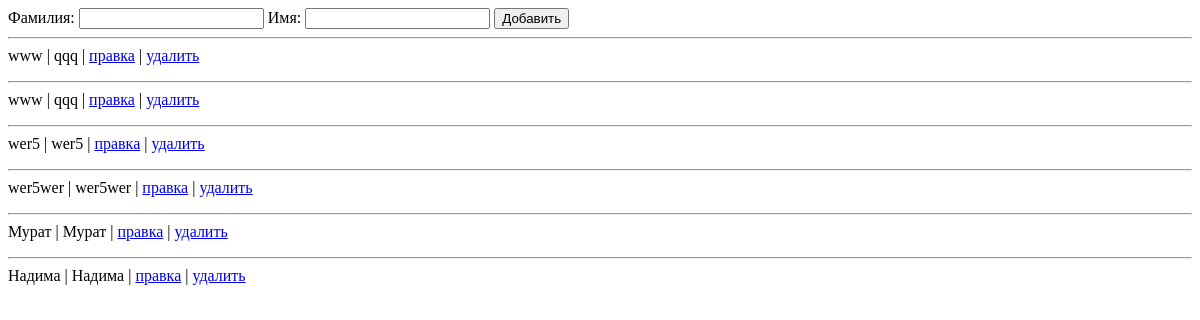
The app's page /, older data.
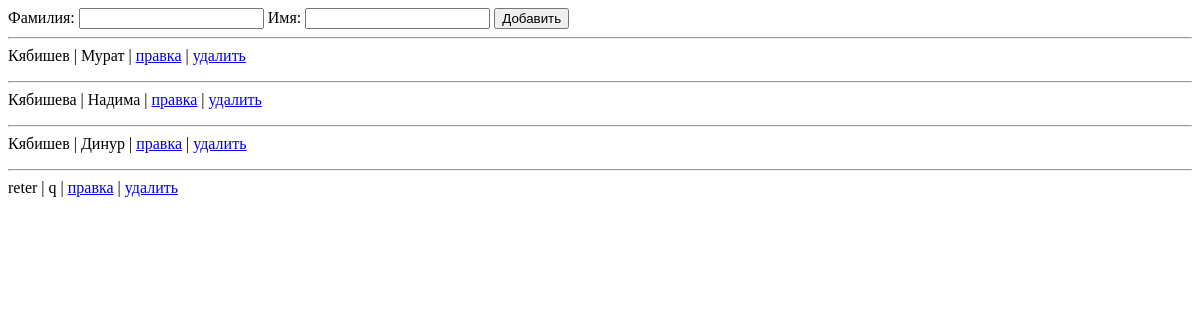
The same page, newer data.
### myApp/models.py (models this page shows, shortened)
class Clan(models.Model):
    m_fname = models.CharField(max_length=20)
    m_lname = models.CharField(max_length=30)

### myApp/views.py (the view)
# urls.py: path('', views.index, name='index'),
def index(request):
    form = FormClan()
    request_all = Clan.objects.all()
    return render(request, "index.html", {'myForm' : form, 'request_all' : request_all })

### myApp/forms.py
class FormClan(forms.Form):
    f_lname = forms.CharField(max_length=30, label='Фамилия')
    f_fname = forms.CharField(max_length=20, label='Имя')

### myApp/templates/index.html (shortened to what this page needs)
<!DOCTYPE html>
<html lang="en">
<head>
</head>
<body>
<form method="POST" action="quest/">
    {{ myForm }}
   <input type="submit" value="Добавить">
</form>
{% for element in request_all %}
<hr>
{{ element.m_lname }} | {{ element.m_fname }} | <a href="edit/{{ element.id }}">правка</a> | <a href="delete/{{ element.id }}">удалить</a>
<p>
{% endfor %}
</body>
</html>

Row changes from the older to the newer data that the page shows:
removed Clan: m_lname "www", m_fname "qqq"
removed Clan: m_lname "www", m_fname "qqq"
removed Clan: m_lname "wer5", m_fname "wer5"
removed Clan: m_lname "wer5wer", m_fname "wer5wer"
removed Clan: m_lname "Мурат", m_fname "Мурат"
removed Clan: m_lname "Надима", m_fname "Надима"
added Clan: m_lname "Кябишев", m_fname "Мурат"
added Clan: m_lname "Кябишева", m_fname "Надима"
added Clan: m_lname "Кябишев", m_fname "Динур"
added Clan: m_lname "reter", m_fname "q"
